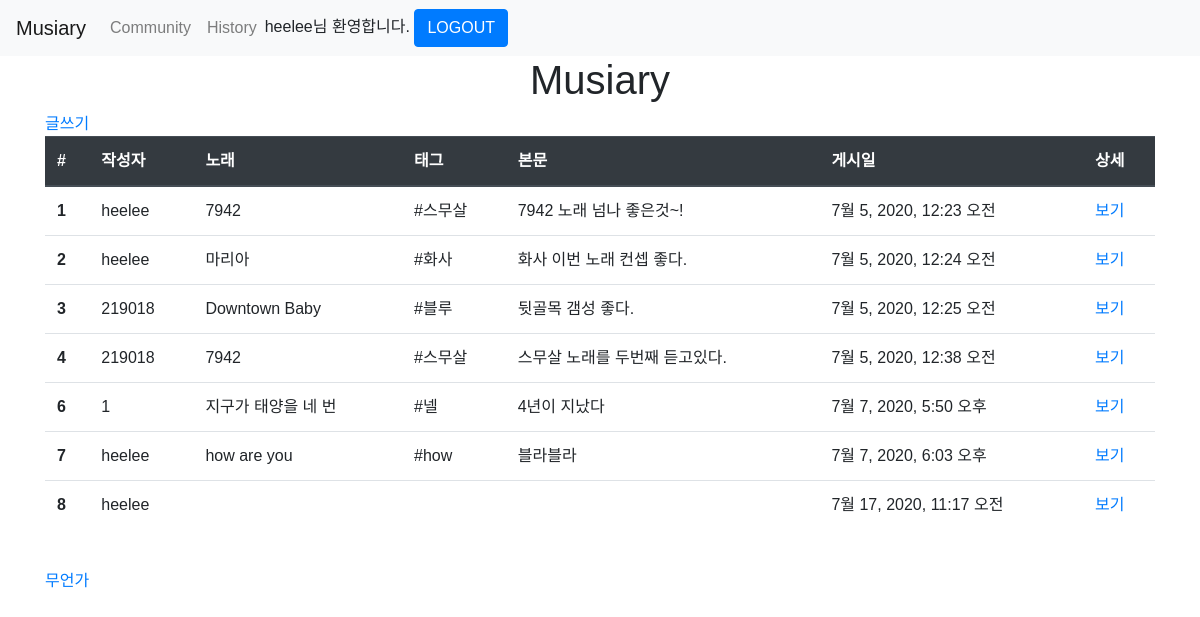
The page /posts/ (signed in) on the database its author committed.
### posts/models.py (models this page shows, shortened)
class Post(models.Model):
    user = models.ForeignKey(User, on_delete=models.CASCADE, null=True)
    song = models.CharField(max_length=100)
    tag = models.CharField(max_length=100)
    body = models.TextField()
    created_at = models.DateTimeField()
    liked_users = models.ManyToManyField(User, related_name='liked_posts')

### posts/views.py (the view)
# urls.py: path('', views.index, name="index"),
def index(request):
    posts = Post.objects.all()
    context = { 'posts': posts }
    return render(request, 'posts/index.html', context)

### posts/templates/posts/index.html
{% extends 'base.html' %}
{% load static %}
{% block style %}
    <link rel="stylesheet" href="{% static 'posts/style.css' %}" type="text/css" />
{% endblock %}
{% block content %}
    <div class="container">
        <h1>Musiary</h1>
        <a href="{% url 'posts:new' %}">글쓰기</a>
        {% if posts %}
            <table class="table">
                <thead class="thead-dark">
                    <tr>
                        <th>#</th>
                        <th>작성자</th>
                        <th>노래</th>
                        <th>태그</th>
                        <th>본문</th>
                        <th>게시일</th>
                        <th>상세</th>
                    </tr>
                </thead>
                <tbody>
                    {% for post in posts %}
                        <tr>
                            <th>{{ post.id }}</th>
                            <td>{{ post.user.get_username }}</td>
                            <td>{{ post.song }}</td>
                            <td>{{ post.tag }}</td>
                            <td>{{ post.body }}</td>
                            <td>{{ post.created_at }}</td>
                            <td><a href="{% url 'posts:detail' post.id %}">보기</a></td>
                        </tr>
                    {% endfor %}
                </tbody>
            </table>
        {% else %}
            <p>No posts.</p>
        {% endif %}
        <br>
        <a href="{% url 'posts:pafy_video' %}">무언가</a>
    </div>
{% endblock %}

### templates/base.html (shortened to what this page needs)
{% load static %}
<!DOCTYPE html>
<html>
    <head>
        <link rel="stylesheet" href="{% static 'style.css' %}" type="text/css" />
        <link rel="stylesheet" href="https://stackpath.bootstrapcdn.com/bootstrap/4.5.0/css/bootstrap.min.css">
        {% block style %}
        {% endblock %}
    </head>
    <body>
        <nav class="navbar navbar-expand-lg navbar-light bg-light">
            <a class="navbar-brand" href="{% url 'posts:index' %}">Musiary</a>
            <div class="collapse navbar-collapse" id="navbarNavAltMarkup">
            <div class="navbar-nav">
                <a class="nav-item nav-link" href="#">Community</a>
                <a class="nav-item nav-link" href="#">History</a>
            </div>
            {% if user.is_authenticated %}
                <div id="logintab">
                    <form action="{% url 'accounts:logout' %}" method="POST">
                        {{ user.get_username }}님 환영합니다.
                        <button type="submit" class="btn btn-primary">LOGOUT</button>
                    </form>
                </div>
            {% endif %}
        </nav>
        {% block content %}
        {% endblock %}
    </body>
</html>

### static/style.css (style rules this page uses)
* { margin: 0px; padding: 0px; box-sizing: border-box; font-family: 'Noto Sans KR', sans-serif; }
h1 { font-family: 'Noto Sans KR', sans-serif; text-align: center; }
#logintab { text-align: center; }

### rows shown on the page
Post: id "1", user.get_username "heelee", song "7942", tag "#스무살", body "7942 노래 넘나 좋은것~!", created_at "7월 5, 2020, 12:23 오전"
Post: id "2", user.get_username "heelee", song "마리아", tag "#화사", body "화사 이번 노래 컨셉 좋다.", created_at "7월 5, 2020, 12:24 오전"
Post: id "3", user.get_username "219018", song "Downtown Baby", tag "#블루", body "뒷골목 갬성 좋다.", created_at "7월 5, 2020, 12:25 오전"
Post: id "4", user.get_username "219018", song "7942", tag "#스무살", body "스무살 노래를 두번째 듣고있다.", created_at "7월 5, 2020, 12:38 오전"
Post: id "6", user.get_username "1", song "지구가 태양을 네 번", tag "#넬", body "4년이 지났다", created_at "7월 7, 2020, 5:50 오후"
Post: id "7", user.get_username "heelee", song "how are you", tag "#how", body "블라블라", created_at "7월 7, 2020, 6:03 오후"
Post: id "8", user.get_username "heelee", created_at "7월 17, 2020, 11:17 오전"

### other values the page prints
{{ user.get_username }} "heelee"
